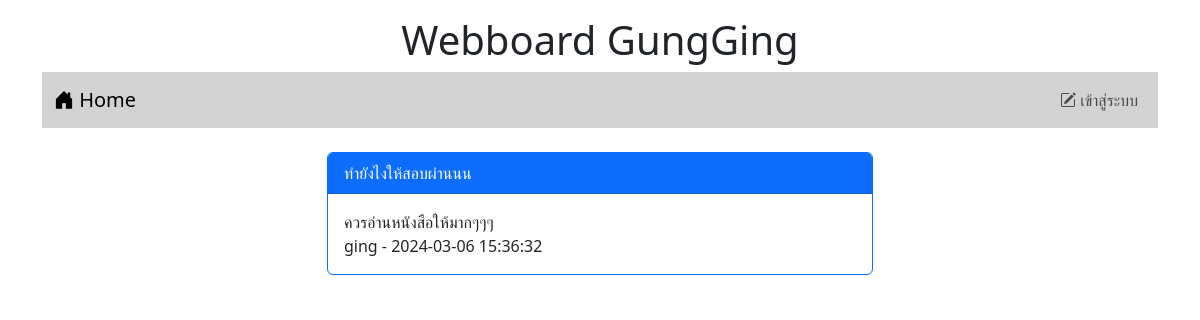
The page /post.php?id=1 on the database its author committed.
### tables this page shows
CREATE TABLE `post` (
  `id` int(11) NOT NULL,
  `title` varchar(128) NOT NULL,
  `content` varchar(2048) NOT NULL,
  `post_date` datetime NOT NULL,
  `cat_id` int(11) NOT NULL,
  `user_id` int(11) NOT NULL
);

CREATE TABLE `user` (
  `id` int(11) NOT NULL,
  `login` varchar(32) NOT NULL,
  `password` varchar(64) NOT NULL,
  `name` varchar(64) NOT NULL,
  `gender` char(1) NOT NULL,
  `email` varchar(32) NOT NULL,
  `role` char(1) NOT NULL
);

### post.php (the view, shortened to what this page needs)
<!DOCTYPE html>
<html lang="en">
<head>
    <link rel="stylesheet" href="bootstrap-5.3.2-dist/css/bootstrap.min.css">
    <link rel="stylesheet" href="https://cdn.jsdelivr.net/npm/bootstrap-icons@1.11.3/font/bootstrap-icons.min.css">
</head>
<body>
  <div class="container-lg">
   <h1 style="text-align: center;" class="mt-3">Webboard GungGing</h1>
   <?php include "nav.php" ?>
   <div class="row mt-4">
    <div class="col-lg-3 col-md-2 col-sm-1"></div>
    <div class="col-lg-6 col-md-8 col-sm-10">
    <?php
    $conn=new PDO("mysql:host=localhost;dbname=webboard;charset=utf8","root","");
    $sql="select post.title,post.content,post.post_date,user.login from post inner join user on
    (post.user_id=user.id) where post.id=$_GET[id]";
    $result=$conn->query($sql);
    while($row=$result->fetch()){
       echo "<div class= 'card border-primary'>";
       echo "<div class='card-header bg-primary text-white'>$row[0]</div>";
       echo"<div class='card-body'>$row[1]<br>$row[3] - $row[2]</div>";
       echo"</div><br>";
    }
    ?>
    </div>
<div class="col-lg-3 col-md-2 col-sm-1"></div>
   </div>
  </div>
</body>
</html>

### rows shown on the page
post: title "ทำยังไงให้สอบผ่านนน", content "ควรอ่านหนังสือให้มากๆๆๆ", user.login "ging", post_date "2024-03-06 15:36:32"
